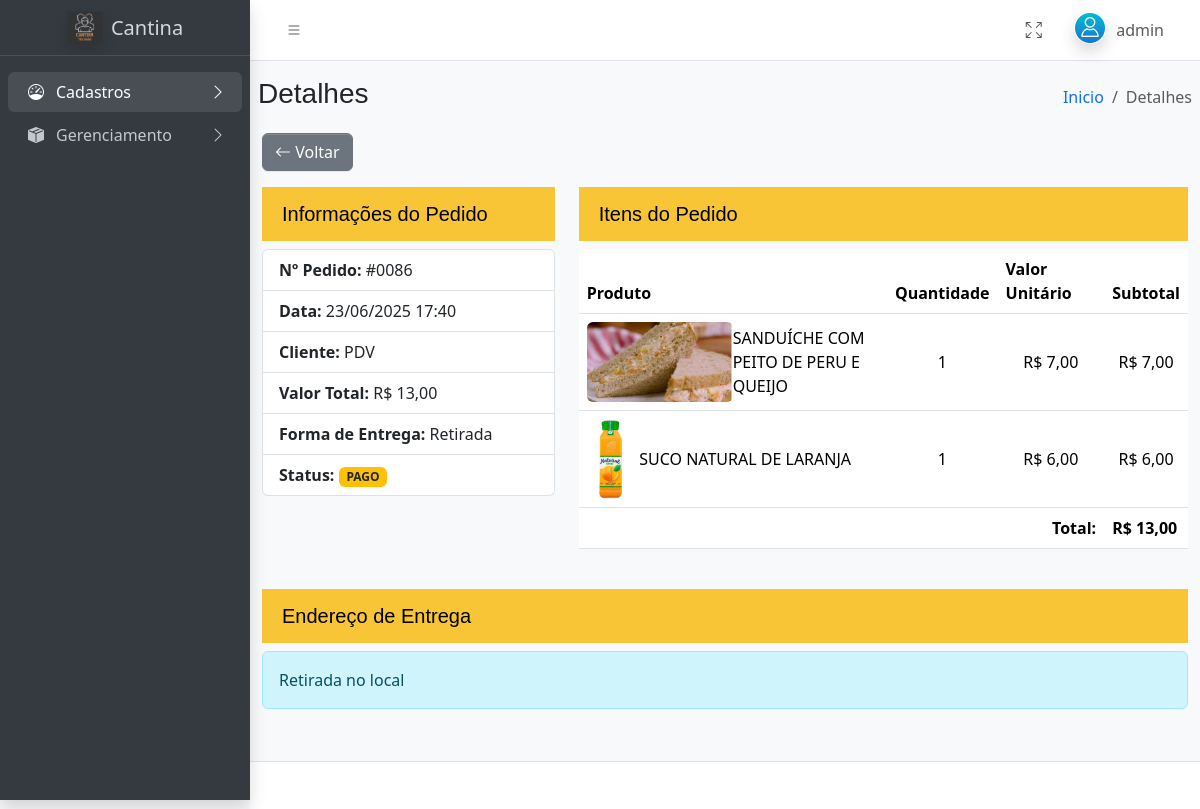
Screenshot of /admin/admin.php?pg=Detalhes&id=86 (signed in) with the database file from the repository.
### tables this page shows
CREATE TABLE IF NOT EXISTS `tb_pedidos` (
  `id` int(11) NOT NULL AUTO_INCREMENT,
  `id_cliente` int(11) DEFAULT NULL,
  `id_endereco` int(11) DEFAULT NULL,
  `emissao` datetime NOT NULL,
  `valor_total` decimal(10,2) NOT NULL DEFAULT 0.00,
  `tipo_entrega` varchar(20) NOT NULL,
  `tipo_pedido` enum('PDV','WEB') NOT NULL DEFAULT 'WEB',
  `metodo_pagamento` enum('DINHEIRO','CARTAO','PIX','ONLINE') NOT NULL DEFAULT 'ONLINE',
  `status_pagamento` varchar(50) NOT NULL DEFAULT 'AGUARDANDO',
  PRIMARY KEY (`id`),
  KEY `id_cliente` (`id_cliente`),
  KEY `id_endereco` (`id_endereco`)
);

CREATE TABLE IF NOT EXISTS `tb_pedidos_itens` (
  `id` int(11) NOT NULL AUTO_INCREMENT,
  `id_pedidos` int(11) NOT NULL,
  `id_produtos` int(11) NOT NULL,
  `qtd` int(11) NOT NULL,
  `valor_untiario` decimal(10,2) NOT NULL DEFAULT 0.00,
  PRIMARY KEY (`id`),
  KEY `id_pedidos` (`id_pedidos`),
  KEY `id_produtos` (`id_produtos`)
);

CREATE TABLE IF NOT EXISTS `tb_produtos` (
  `id` int(11) NOT NULL AUTO_INCREMENT,
  `id_subcategoria` int(11) NOT NULL,
  `descricao` varchar(100) NOT NULL,
  `valor` decimal(10,2) NOT NULL DEFAULT 0.00,
  `estoque` int(11) NOT NULL,
  PRIMARY KEY (`id`),
  UNIQUE KEY `descricao` (`descricao`),
  KEY `id_subcategoria` (`id_subcategoria`)
);

### admin/gerenciamento/detalhes_pedidos_admin.php (the view, shortened to what this page needs)
<?php
include("../includes/conexao.php");
$id_pedido = mysqli_real_escape_string($conexao, $_GET['id']);
$verifica_pedido = mysqli_query($conexao, "SELECT id, id_cliente FROM tb_pedidos WHERE id = '$id_pedido'");
$dados = mysqli_fetch_assoc($verifica_pedido);
if (!$dados['id_cliente'] == null) {
    $query_pedido = "SELECT
                    cli.nome, p.*,
                    e.endereco, e.numero, e.descricao,
                    e.bairro, e.cep,
                    c.nome_cidade, c.sigla_estado
                 FROM
                    tb_clientes cli
                 LEFT JOIN
                    tb_pedidos p on p.id_cliente = cli.id
                 LEFT JOIN
                    tb_cliente_endereco e ON p.id_endereco = e.id
                 LEFT JOIN
                    tb_cidades c ON e.id_cidade = c.codigo_cidade
                 WHERE
                    p.id = '$id_pedido'";
} else {
    $query_pedido = "SELECT  p.*, e.endereco, e.numero, e.descricao, e.bairro, e.cep, c.nome_cidade, c.sigla_estado
    FROM tb_pedidos p  LEFT JOIN tb_cliente_endereco e ON p.id_endereco = e.id LEFT JOIN tb_cidades c ON e.id_cidade = c.codigo_cidade where tipo_pedido ='PDV' and p.id = '$id_pedido'";
}
$resultado_pedido = mysqli_query($conexao, $query_pedido);
$pedido = mysqli_fetch_assoc($resultado_pedido);
$query_itens = "SELECT
                    pi.*,
                    pr.descricao, pr.id
                FROM
                    tb_pedidos_itens pi
                JOIN
                    tb_produtos pr ON pi.id_produtos = pr.id
                WHERE
                    pi.id_pedidos = '$id_pedido'";
$resultado_itens = mysqli_query($conexao, $query_itens);
$itens = [];
while ($row = mysqli_fetch_assoc($resultado_itens)) {
    $itens[] = $row;
}
?>
<div class="container">
    <div class="mb-3">
        <button onclick="history.back()" class="btn btn-secondary">
            <i class="bi bi-arrow-left"></i> Voltar
        </button>
    </div>
    <div class="row mb-4">
        <div class="col-md-4">
            <h5>Informações do Pedido</h5>
            <ul class="list-group">
                <li class="list-group-item">
                    <strong>Nº Pedido:</strong> #<?= str_pad($pedido['id'], 4, '0', STR_PAD_LEFT) ?>
                </li>
                <li class="list-group-item">
                    <strong>Data:</strong> <?= date('d/m/Y H:i', strtotime($pedido['emissao'])) ?>
                </li>
                <li class="list-group-item">
                    <strong>Cliente:</strong> <?= $pedido['nome'] ?? 'PDV' ?>
                </li>
                <li class="list-group-item">
                    <strong>Valor Total:</strong> R$ <?= number_format($pedido['valor_total'], 2, ',', '.') ?>
                </li>
                <li class="list-group-item">
                    <strong>Forma de Entrega:</strong> <?= ucfirst($pedido['tipo_entrega']) ?>
                </li>
                <li class="list-group-item">
                    <strong>Status:</strong>
                    <span class="badge bg-warning text-dark"></strong> <?= ucfirst($pedido['status_pagamento']) ?></span>
                </li>
            </ul>
        </div>
        <div class="col-md-8">
            <h5>Itens do Pedido</h5>
            <div class="table-responsive">
                <table class="table">
                    <thead>
                        <tr>
                            <th>Produto</th>
                            <th>Quantidade</th>
                            <th>Valor Unitário</th>
                            <th>Subtotal</th>
                        </tr>
                    </thead>
                    <tbody>
                        <?php
                        foreach ($itens as $item):
                            $foto = '../assets/fotos/' . $item['id'] . '.png';
                        ?>
                            <tr>
                                <td>
                                    <div class="d-flex align-items-center">
                                        <div class="d-flex align-items-center">
                                            <img src="<?= $foto ?>" alt="<?= htmlspecialchars($item['descricao']) ?>" class="img-product rounded" style="max-width: 100%; max-height: 80px; object-fit: cover;" onerror="this.src='../assets/img/no-image.png';">
                                            <span><?= htmlspecialchars($item['descricao']) ?></span>
                                        </div>
                                </td>
                                <td class="text-center align-middle"><?= $item['qtd'] ?></td>
                                <td class="text-center align-middle">R$ <?= number_format($item['valor_untiario'], 2, ',', '.') ?></td>
                                <td class="text-center align-middle">R$ <?= number_format($item['qtd'] * $item['valor_untiario'], 2, ',', '.') ?></td>
                            </tr>
                        <?php endforeach;
                        ?>
                    </tbody>
                    <tfoot>
                        <tr>
                            <td colspan="3" class="text-end"><strong>Total:</strong></td>
                            <td><strong>R$ <?= number_format($pedido['valor_total'], 2, ',', '.') ?></strong></td>
                        </tr>
                    </tfoot>
                </table>
            </div>
        </div>
    </div>
    <div class="row mb-4">
        <div class="col-12">
            <h5>Endereço de Entrega</h5>
            <?php if ($pedido['tipo_entrega'] == 'entrega' && !empty($pedido['endereco'])): ?>
                <address class="list-group">
                    <div class="list-group-item">
                        <?= $pedido['endereco'] ?>, <?= $pedido['numero'] ?>
                        <?= !empty($pedido['complemento']) ? ' - ' . $pedido['complemento'] : '' ?>
                    </div>
                    <div class="list-group-item"><?= $pedido['bairro'] ?></div>
                    <div class="list-group-item">
                        <?= $pedido['nome_cidade'] ?>/<?= $pedido['sigla_estado'] ?>
                    </div>
                    <div class="list-group-item">CEP: <?= $pedido['cep'] ?></div>
                </address>
            <?php else: ?>
                <div class="alert alert-info">Retirada no local</div>
            <?php endif; ?>
        </div>
    </div>
</div>
<?php
$output = ob_get_clean();
echo $output;
?>

### admin/gerenciamento/detalhes_pedidos_admin.php (style rules this page uses)
h5 { background-color: #f8c537; color: #000; padding: 15px 20px; }

### rows the page displays
tb_pedidos: id "0086", emissao "23/06/2025 17:40", valor_total "13,00", tipo_entrega "Retirada", status_pagamento "PAGO"
tb_pedidos_itens: shows a picture, id_produtos.descricao "SANDUÍCHE COM PEITO DE PERU E QUEIJO", qtd "1", valor_untiario "7,00", $item['qtd'] * $item['valor_untiario'] "7,00"
tb_pedidos_itens: shows a picture, id_produtos.descricao "SUCO NATURAL DE LARANJA", qtd "1", valor_untiario "6,00", $item['qtd'] * $item['valor_untiario'] "6,00"

### other values shown
$_SESSION['usuario']['nome'] "admin"
$paginaAtual "Detalhes"
$pedido['nome'] "PDV"
